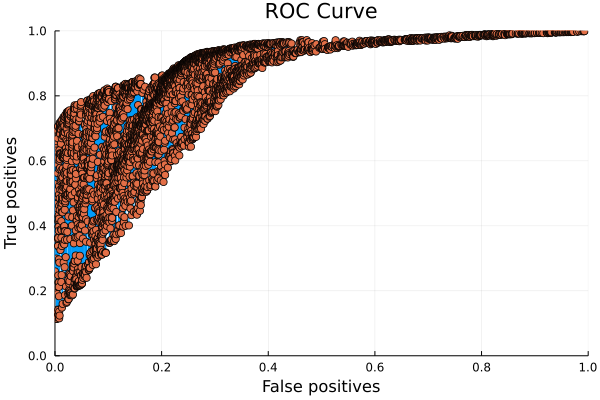

The script that saved this image:
using DataFrames
using Statistics
using CSV
using Plots
using BSON
import StatsBase as BS

#Grid creation
up_gr = collect(5:5:150)
down_gr = up_gr
prcnt_increase_gr = collect(120:10:300)
up_am = collect(5:5:150)
down_am = up_am
prcnt_increase_am = collect(120:10:300)

min_gr = 30
max_gr = 910
min_am = 255
max_am = 969

# Positive controls
BSON.@load("C:\\Users\\alex_\\Documents\\GitHub\\RTI_prediction\\RI_mb_GR", RI_mb_GR)
BSON.@load("C:\\Users\\alex_\\Documents\\GitHub\\RTI_prediction\\RI_mb_AM", RI_mb_AM)

BSON.@load("C:\\Users\\alex_\\Documents\\GitHub\\RTI_prediction\\AD_category_mb_amide", assessment_mb_am)
BSON.@load("C:\\Users\\alex_\\Documents\\GitHub\\RTI_prediction\\AD_category_mb_greek", assessment_mb_gr)
assessment_mb_am[assessment_mb_am .== 3] .= 2
assessment_mb_gr[assessment_mb_gr .== 3] .= 2

positive_cntrls_gr = [RI_mb_GR assessment_mb_gr]
positive_cntrls_am = [RI_mb_AM assessment_mb_am]

# Negative controls
Norm_raw = CSV.read("C:\\Users\\alex_\\Documents\\GitHub\\RTI_prediction\\Norman big database\\Norm_descriptors_part1.csv", DataFrame)
for i = 2:20
    Norm_temp = CSV.read("C:\\Users\\alex_\\Documents\\GitHub\\RTI_prediction\\Norman big database\\Norm_descriptors_part$i.csv", DataFrame)
    Norm_raw = vcat(Norm_raw, Norm_temp)
    println("$i/20")
end
BSON.@load("C:\\Users\\alex_\\Documents\\GitHub\\RTI_prediction\\RI_Norman_GR", RI_norman_GR)
BSON.@load("C:\\Users\\alex_\\Documents\\GitHub\\RTI_prediction\\RI_Norman_AM", RI_norman_AM)
BSON.@load("C:\\Users\\alex_\\Documents\\GitHub\\RTI_prediction\\Index_GroupF", groupF)

# Negative controls - Selected MWs
#=
F_ = (Norm_raw[groupF,:])[:,[:SMILES, :MW, :CrippenLogP]]
F_.RI_AM = RI_norman_AM[groupF]
F_.RI_GR = RI_norman_GR[groupF]
F_sort = sort(F_,[order(:MW)])

f_test_ = F_[4,:]
f_test_[1]

definitely_F = [4,5,638,2022,12767,14683,32876,60100]           # Please add more to this list!!!

negative_cntrls_gr = F_sort[definitely_F,:RI_GR]
negative_cntrls_am = F_sort[definitely_F,:RI_AM]
=#
# Negative controls - CrippenLogP threshold <-4 , >+6
F_ = (Norm_raw[groupF,:])[:,[:SMILES, :MW, :CrippenLogP]]
F_.RI_AM = RI_norman_AM[groupF]
F_.RI_GR = RI_norman_GR[groupF]
F_sort = sort(F_,[order(:CrippenLogP)])

definitely_F = vcat(findall(x -> x < -4, F_sort.CrippenLogP), findall(x -> x > 6, F_sort.CrippenLogP))

negative_cntrls_gr = F_sort[definitely_F,:RI_GR]
negative_cntrls_am = F_sort[definitely_F,:RI_AM]
#
# Notes on meeting 19/09/2022
#Filter to the MW range of the training set
#<-4 and >+6 CrippenLogP -> pick 200 compounds for training the validation parameters set and 100 compounds for test set
# ROC

iterations = 10000
data = zeros(iterations,6)
for i = 1:iterations
    x1_gr = BS.sample(up_gr)
    x2_gr =  (BS.sample(prcnt_increase_gr)/100) * x1_gr
    x1_am = BS.sample(up_am)
    x2_am =  (BS.sample(prcnt_increase_am)/100) * x1_am

    range_gr = [min_gr+x1_gr max_gr-x1_gr;min_gr+x2_gr max_gr-x2_gr]
    range_am = [min_am+x1_am max_am-x1_am;min_am+x2_am max_am-x2_am]

    # Calculation of positive controls
    z_pos = Int.(zeros(size(positive_cntrls_gr,1),2))
    for j = 1:size(positive_cntrls_gr,1)
            # Outside the AD of UoA
        if positive_cntrls_gr[j,2] == 2
            if positive_cntrls_gr[j,1]>range_gr[2,1] && positive_cntrls_gr[j,1]<range_gr[2,2]
                z_pos[j,1] = 1
            end
            # Inside the AD of UoA
        elseif positive_cntrls_gr[j,2] == 1
            if positive_cntrls_gr[j,1]>range_gr[1,1] && positive_cntrls_gr[j,1]<range_gr[1,2]
                z_pos[j,1] = 1
            end
        end
            # Outside the AD of n-alkylamide
        if positive_cntrls_am[j,2] == 2
            if positive_cntrls_am[j,1]>range_am[2,1] && positive_cntrls_am[j,1]<range_am[2,2]
                z_pos[j,2] = 1
            end
            # Inside the AD of n-alkylamide
        elseif positive_cntrls_am[j,2] == 1
            if positive_cntrls_am[j,1]>range_am[1,1] && positive_cntrls_am[j,1]<range_am[1,2]
                z_pos[j,2] = 1
            end
        end
    end

    # Calculation of negative controls
    z_neg = Int.(zeros(size(negative_cntrls_gr,1),2))
    for k = 1:size(negative_cntrls_gr,1)
        # Outside the AD of UoA
        if negative_cntrls_gr[k]>range_gr[2,1] && negative_cntrls_gr[k]<range_gr[2,2]
            z_neg[k,1] = 1
        end
        # Outside the AD of n-alkylamide
        if negative_cntrls_am[k]>range_am[2,1] && negative_cntrls_am[k]<range_am[2,2]
            z_neg[k,2] = 1
        end
    end

# True positives, false positive Calculation
true_positives = count(==(2),sum(z_pos,dims=2)[:])
data[i,1] = true_positives/(size(z_pos,1))

false_positives = count(==(2),sum(z_neg,dims=2)[:])
data[i,2] = false_positives/(size(z_neg,1))

data[i,3] = x1_gr
data[i,4] = x2_gr
data[i,5] = x1_am
data[i,6] = x2_am

end

# Picking the max points
df_data = DataFrame(data, :auto)
unique_false_positives = sort(unique(df_data[:,2]))

max_points = zeros(length(unique_false_positives),6)
for i = 1:5:length(unique_false_positives)
    f_pos = unique_false_positives[i]
    df_data_temp = filter(row -> row.x2 == f_pos,df_data)
    df_data_temp_sorted = sort(df_data_temp, :x1, rev=true)
    max_points[i,:] = Vector(df_data_temp_sorted[1,:])
end

# ROC
plot(max_points[:,2], max_points[:,1], legend=false, xlims=[0,1], ylims=[0,1], xaxis="False positives",yaxis="True positives")
scatter!(max_points[:,2], max_points[:,1], title="ROC Curve")
savefig("C:\\Users\\alex_\\Documents\\GitHub\\RTI_prediction\\ROC.png")

# The whole ROC
scatter(data[:,2], data[:,1], legend=false, xlims=[0,1], ylims=[0,1], xaxis="False positives",yaxis="True positives", title="ROC 'curve'")
